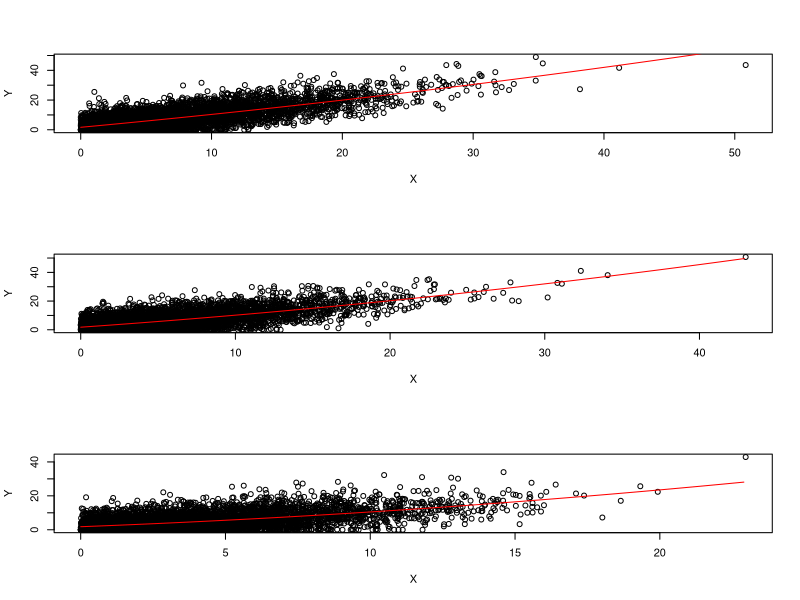

R code for this plot:
S0 <- 100
r <- 0.01
d <- 0.005
vol <- 0.1
K <- 100
Maturity <- 1
#K <- S0*exp((r-d)*Maturity)


NumTS <- 4
deltaT <- Maturity/NumTS
NumScen <- 10000

deltaDF = exp(-r*deltaT)


W <- rnorm(NumScen*(NumTS+1))*sqrt(deltaT)
dim(W) = c(NumTS+1, NumScen)

W[1,] = 0
for(i in 2:NumTS+1)
  W[i,] =W[i-1,]+W[i,] 

S <- rep(1, (NumTS+1)*NumScen)
dim(S)= c(NumTS+1, NumScen)

for(i in 0:NumTS)
  S[i+1,]=S0*exp((r-d-0.5*vol^2)*deltaT*i+vol*W[i+1,])

ITM = S > K
Ex = rep(FALSE, NumTS*NumScen)
dim(Ex) = c(NumTS, NumScen)

models = c()

par(mfrow=c(NumTS-1,1))

for(i in NumTS:2)
{
  #regression only on ITM scenarios
  IX = which(ITM[i,] %in% c(TRUE))
  #IX = 1:NumScen
  X = pmax(S[i, IX]-K,0)
  Y = pmax((S[i+1, IX]-K),0)*deltaDF
  model <- lm(Y~X+I(X^2))
  models = c(models, list(model))
  ExFlag =  X > predict(model)
  ExIX =  which(ExFlag %in% c(TRUE))
  Ex[i,IX[ExIX]] = TRUE 
  
  plot(X,Y)
  #abline(lm(Y~X), col = "blue")
  x = seq(min(X), max(X), by = 0.1)
  lines(x, predict(model, list(X=x)), col = "red")
}





#rm(list=ls())
